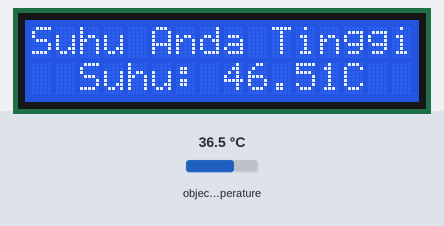
This sketch was run on a simulated Arduino Uno, built with avr-gcc and run on an emulated ATmega328P. Shown: 16×2 character LCD. The test bench sets the inputs (shaded band); at power-on: object temperature 36.5 °C.

Above: at 1.2 s.
1.3 s: object temperature set to 29.3 °C
At 3.4 s:
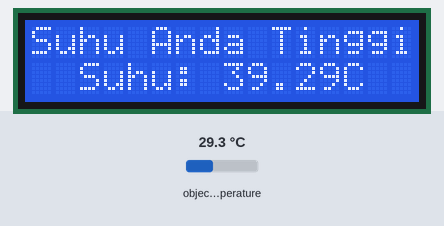
4.1 s: object temperature set to 28.6 °C
At 5.4 s:
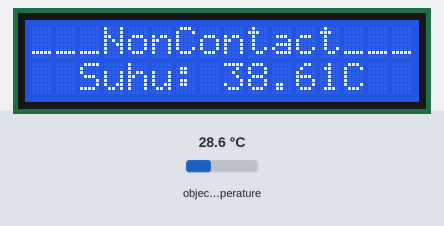
6.2 s: object temperature set to 20 °C
At 6.6 s:
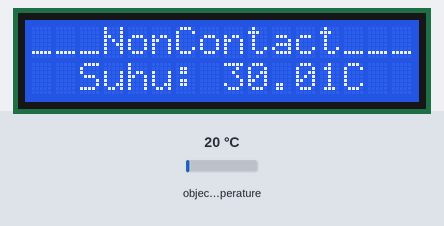
Timing chart, 0 to 9.2 s (numbered marks = the images above; inputs shaded):
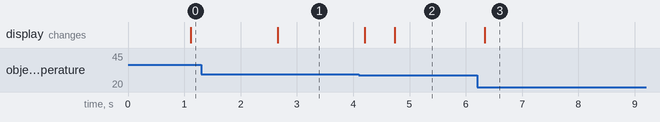

Measured:
- the behaviour switches between 29 and 28.9 °C on object temperature (found by bisection; images 1 and 2)
- after the input at 1.3 s, the display: changes after 1.4 s (image 1)
- after the input at 4.1 s, the display: first changes after 0.11 s (image 2 shows a later state)
- after the input at 6.2 s, the display: changes after 0.14 s (image 3)

The sketch:

nodemcu.nano_thermo_lcd12c.ino
```cpp
#include <Wire.h>
#include <LiquidCrystal_I2C.h>
#include <Wire.h>
#include <Adafruit_MLX90614.h>
Adafruit_MLX90614 mlx = Adafruit_MLX90614();

LiquidCrystal_I2C lcd(0x27,16,2);

void setup()
{
  mlx.begin();
  lcd.init();
  lcd.backlight();
}


void loop()
{
  //(mlx.readObjectTempC()+10);
  lcd.setCursor(0,0);
  if(mlx.readObjectTempC()>29){
    delay(1000);
    lcd.print("Suhu Anda Tinggi");

  }
  lcd.print("___NonContact___");
  lcd.setCursor(2,1);
  lcd.print("Suhu: ");
  lcd.print(mlx.readObjectTempC()+10);
  lcd.print("C    ");
  delay(500);
}
```
